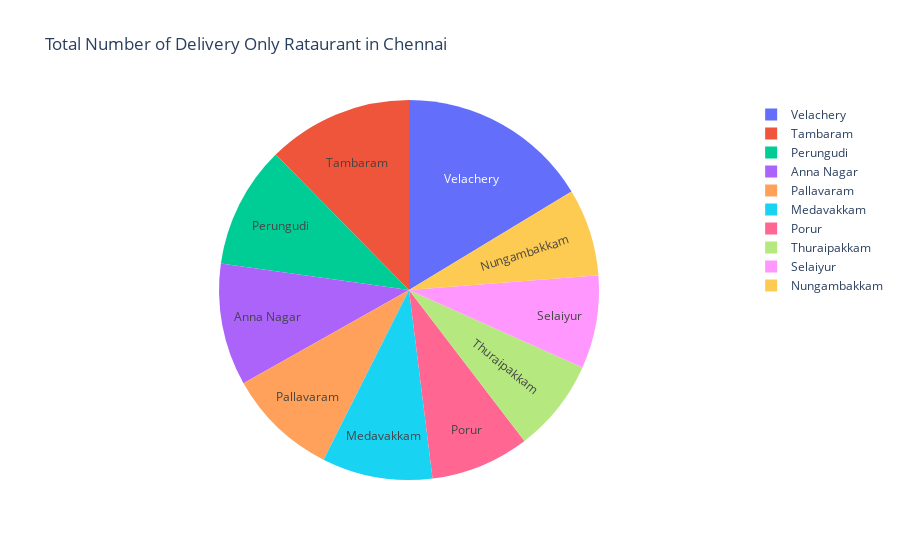

This figure's notebook cell:
### Code cell
px.pie(no_dining_rest.head(10), names='Location', values='Count', color='Location',
title='Total Number of Delivery Only Rataurant in Chennai').update_traces(textposition='inside', textinfo='label')

### Figure 1 — Plotly figure (JSON) as saved in the notebook; plotly's stock layout.template omitted (floating-point values rounded to 4 significant figures)
{"data": [{"customdata": [["Velachery"], ["Tambaram"], ["Perungudi"], ["Anna Nagar"], ["Pallavaram"], ["Medavakkam"], ["Porur"], ["Thuraipakkam"], ["Selaiyur"], ["Nungambakkam"]], "domain": {"x": [0, 1], "y": [0, 1]}, "hovertemplate": "Location=%{customdata[0]}<br>Count=%{value}<extra></extra>", "labels": ["Velachery", "Tambaram", "Perungudi", "Anna Nagar", "Pallavaram", "Medavakkam", "Porur", "Thuraipakkam", "Selaiyur", "Nungambakkam"], "legendgroup": "", "marker": {"colors": ["#636efa", "#EF553B", "#00cc96", "#ab63fa", "#FFA15A", "#19d3f3", "#FF6692", "#B6E880", "#FF97FF", "#FECB52"]}, "name": "", "showlegend": true, "textinfo": "label", "textposition": "inside", "type": "pie", "values": [33, 25, 21, 21, 19, 19, 17, 16, 16, 15]}], "layout": {"autosize": true, "legend": {"tracegroupgap": 0}, "title": {"text": "Total Number of Delivery Only Rataurant in Chennai"}}}
